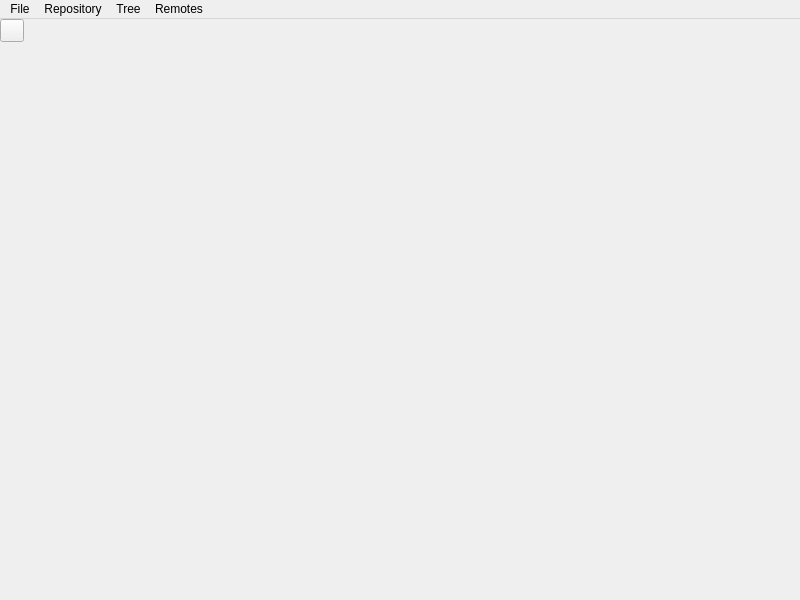
<?xml version="1.0" encoding="UTF-8"?>
<ui version="4.0">
 <class>MainWindow</class>
 <widget class="QMainWindow" name="MainWindow">
  <property name="geometry">
   <rect>
    <x>0</x>
    <y>0</y>
    <width>800</width>
    <height>600</height>
   </rect>
  </property>
  <property name="windowTitle">
   <string>theBranch</string>
  </property>
  <widget class="QWidget" name="centralwidget">
   <property name="autoFillBackground">
    <bool>true</bool>
   </property>
   <layout class="QVBoxLayout" name="verticalLayout">
    <property name="spacing">
     <number>0</number>
    </property>
    <property name="leftMargin">
     <number>0</number>
    </property>
    <property name="topMargin">
     <number>0</number>
    </property>
    <property name="rightMargin">
     <number>0</number>
    </property>
    <property name="bottomMargin">
     <number>0</number>
    </property>
    <item>
     <widget class="QWidget" name="topWidget" native="true">
      <layout class="QHBoxLayout" name="horizontalLayout">
       <property name="spacing">
        <number>0</number>
       </property>
       <property name="leftMargin">
        <number>0</number>
       </property>
       <property name="topMargin">
        <number>0</number>
       </property>
       <property name="rightMargin">
        <number>0</number>
       </property>
       <property name="bottomMargin">
        <number>0</number>
       </property>
       <item>
        <layout class="QHBoxLayout" name="leftCsdLayout">
         <property name="spacing">
          <number>0</number>
         </property>
        </layout>
       </item>
       <item>
        <widget class="QToolButton" name="menuButton">
         <property name="sizePolicy">
          <sizepolicy hsizetype="Preferred" vsizetype="Preferred">
           <horstretch>0</horstretch>
           <verstretch>0</verstretch>
          </sizepolicy>
         </property>
         <property name="text">
          <string/>
         </property>
         <property name="popupMode">
          <enum>QToolButton::InstantPopup</enum>
         </property>
        </widget>
       </item>
       <item>
        <widget class="tWindowTabber" name="windowTabber" native="true">
         <property name="sizePolicy">
          <sizepolicy hsizetype="Expanding" vsizetype="Preferred">
           <horstretch>0</horstretch>
           <verstretch>0</verstretch>
          </sizepolicy>
         </property>
        </widget>
       </item>
       <item>
        <layout class="QHBoxLayout" name="jobButtonLayout"/>
       </item>
       <item>
        <layout class="QHBoxLayout" name="rightCsdLayout">
         <property name="spacing">
          <number>0</number>
         </property>
        </layout>
       </item>
      </layout>
     </widget>
    </item>
    <item>
     <widget class="tStackedWidget" name="stackedWidget"/>
    </item>
   </layout>
  </widget>
  <widget class="QMenuBar" name="menuBar">
   <property name="geometry">
    <rect>
     <x>0</x>
     <y>0</y>
     <width>800</width>
     <height>22</height>
    </rect>
   </property>
   <widget class="QMenu" name="menuFile">
    <property name="title">
     <string>File</string>
    </property>
    <addaction name="actionOpen_Repository"/>
    <addaction name="actionClone_Repository"/>
    <addaction name="separator"/>
    <addaction name="actionPrint"/>
    <addaction name="separator"/>
    <addaction name="actionExit"/>
    <addaction name="actionSettings"/>
   </widget>
   <widget class="QMenu" name="menuRepository">
    <property name="title">
     <string>Repository</string>
    </property>
    <addaction name="actionNew_Branch"/>
    <addaction name="actionNew_Tag"/>
    <addaction name="separator"/>
    <addaction name="actionMerge"/>
    <addaction name="actionRebase"/>
    <addaction name="actionCherry_Pick"/>
   </widget>
   <widget class="QMenu" name="menuRemotes">
    <property name="title">
     <string>Remotes</string>
    </property>
    <addaction name="actionPush"/>
    <addaction name="actionPull"/>
   </widget>
   <widget class="QMenu" name="menuTree">
    <property name="title">
     <string>Tree</string>
    </property>
    <addaction name="actionCommit"/>
    <addaction name="actionCheckout"/>
    <addaction name="separator"/>
    <addaction name="actionStash"/>
    <addaction name="separator"/>
    <addaction name="actionDiscard_All_Changes"/>
   </widget>
   <addaction name="menuFile"/>
   <addaction name="menuRepository"/>
   <addaction name="menuTree"/>
   <addaction name="menuRemotes"/>
  </widget>
  <action name="actionExit">
   <property name="icon">
    <iconset theme="application-exit">
     <normaloff>.</normaloff>.</iconset>
   </property>
   <property name="text">
    <string>Exit</string>
   </property>
   <property name="shortcut">
    <string>Ctrl+Q</string>
   </property>
  </action>
  <action name="actionClone_Repository">
   <property name="text">
    <string>Clone Repository</string>
   </property>
   <property name="shortcut">
    <string>F7</string>
   </property>
  </action>
  <action name="actionOpen_Repository">
   <property name="icon">
    <iconset theme="document-open">
     <normaloff>.</normaloff>.</iconset>
   </property>
   <property name="text">
    <string>Open Repository</string>
   </property>
   <property name="shortcut">
    <string>Ctrl+O</string>
   </property>
  </action>
  <action name="actionPush">
   <property name="icon">
    <iconset theme="vcs-push">
     <normaloff>.</normaloff>.</iconset>
   </property>
   <property name="text">
    <string>Push</string>
   </property>
   <property name="shortcut">
    <string>Ctrl+Up</string>
   </property>
  </action>
  <action name="actionPull">
   <property name="icon">
    <iconset theme="vcs-pull">
     <normaloff>.</normaloff>.</iconset>
   </property>
   <property name="text">
    <string>Pull</string>
   </property>
   <property name="shortcut">
    <string>Ctrl+Down</string>
   </property>
  </action>
  <action name="actionCheckout">
   <property name="icon">
    <iconset theme="vcs-checkout">
     <normaloff>.</normaloff>.</iconset>
   </property>
   <property name="text">
    <string>Checkout...</string>
   </property>
   <property name="shortcut">
    <string>Ctrl+.</string>
   </property>
  </action>
  <action name="actionNew_Branch">
   <property name="icon">
    <iconset theme="vcs-branch-create">
     <normaloff>.</normaloff>.</iconset>
   </property>
   <property name="text">
    <string>New Branch...</string>
   </property>
   <property name="shortcut">
    <string>Ctrl+B</string>
   </property>
  </action>
  <action name="actionNew_Tag">
   <property name="icon">
    <iconset theme="vcs-tag">
     <normaloff>.</normaloff>.</iconset>
   </property>
   <property name="text">
    <string>New Tag...</string>
   </property>
   <property name="shortcut">
    <string>Ctrl+G</string>
   </property>
  </action>
  <action name="actionMerge">
   <property name="icon">
    <iconset theme="vcs-merge">
     <normaloff>.</normaloff>.</iconset>
   </property>
   <property name="text">
    <string>Merge...</string>
   </property>
   <property name="shortcut">
    <string>Ctrl+M</string>
   </property>
  </action>
  <action name="actionRebase">
   <property name="icon">
    <iconset theme="vcs-rebase">
     <normaloff>.</normaloff>.</iconset>
   </property>
   <property name="text">
    <string>Rebase...</string>
   </property>
   <property name="shortcut">
    <string>Ctrl+E</string>
   </property>
  </action>
  <action name="actionCherry_Pick">
   <property name="icon">
    <iconset theme="vcs-cherry-pick">
     <normaloff>.</normaloff>.</iconset>
   </property>
   <property name="text">
    <string>Cherry Pick...</string>
   </property>
   <property name="shortcut">
    <string>Ctrl+K</string>
   </property>
  </action>
  <action name="actionCommit">
   <property name="icon">
    <iconset theme="vcs-commit">
     <normaloff>.</normaloff>.</iconset>
   </property>
   <property name="text">
    <string>Commit...</string>
   </property>
   <property name="shortcut">
    <string>Ctrl+Return</string>
   </property>
  </action>
  <action name="actionStash">
   <property name="icon">
    <iconset theme="vcs-stash">
     <normaloff>.</normaloff>.</iconset>
   </property>
   <property name="text">
    <string>Stash</string>
   </property>
   <property name="shortcut">
    <string>Ctrl+S</string>
   </property>
  </action>
  <action name="actionPrint">
   <property name="icon">
    <iconset theme="document-print">
     <normaloff>.</normaloff>.</iconset>
   </property>
   <property name="text">
    <string>Print</string>
   </property>
   <property name="shortcut">
    <string>Ctrl+P</string>
   </property>
  </action>
  <action name="actionSettings">
   <property name="text">
    <string>Settings</string>
   </property>
   <property name="shortcut">
    <string>Ctrl+,</string>
   </property>
   <property name="menuRole">
    <enum>QAction::PreferencesRole</enum>
   </property>
  </action>
  <action name="actionDiscard_All_Changes">
   <property name="text">
    <string>Discard All Changes</string>
   </property>
  </action>
 </widget>
 <customwidgets>
  <customwidget>
   <class>tStackedWidget</class>
   <extends>QStackedWidget</extends>
   <header location="global">tstackedwidget.h</header>
   <container>1</container>
   <slots>
    <signal>switchingFrame(int)</signal>
   </slots>
  </customwidget>
  <customwidget>
   <class>tWindowTabber</class>
   <extends>QWidget</extends>
   <header location="global">twindowtabber.h</header>
   <container>1</container>
  </customwidget>
 </customwidgets>
 <resources/>
 <connections/>
</ui>
